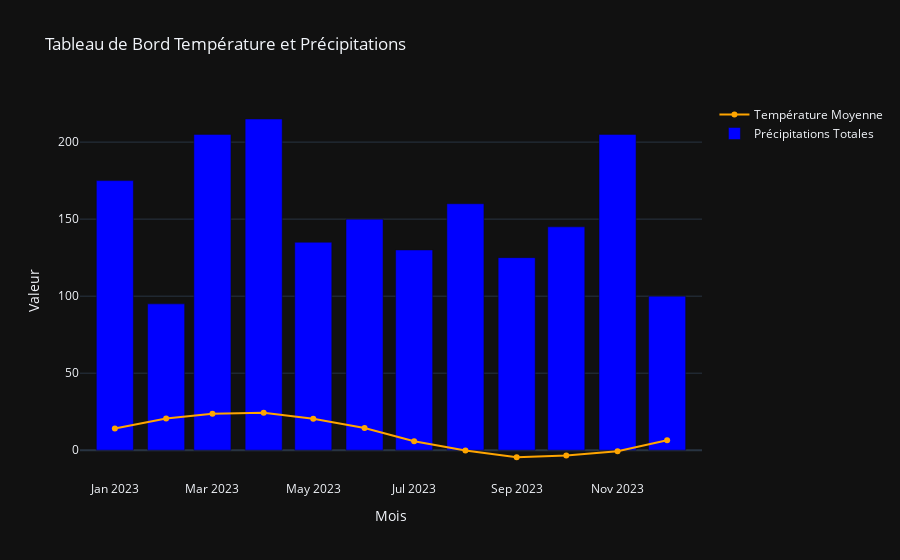

The notebook cell this image was saved under:
### Code cell
#Etape 4
import plotly.graph_objects as go

data['Date'] = pd.to_datetime(data['Date'])
data['Year_Month'] = data['Date'].dt.to_period('M')

monthly_data = data.groupby('Year_Month').agg({'Temperature': 'mean', 'Precipitation': 'sum'}).reset_index()

temperature_trace = go.Scatter(
    x=monthly_data['Year_Month'].astype(str),
    y=monthly_data['Temperature'],
    mode='lines+markers',
    name='Température Moyenne',
    line=dict(color='orange')
)
precipitation_trace = go.Bar(
    x=monthly_data['Year_Month'].astype(str),
    y=monthly_data['Precipitation'],
    name='Précipitations Totales',
    marker=dict(color='blue')
)


layout = go.Layout(
    title='Tableau de Bord Température et Précipitations',
    xaxis_title='Mois',
    yaxis_title='Valeur',
    template='plotly_dark',
    barmode='group'
)


fig = go.Figure(data=[temperature_trace, precipitation_trace], layout=layout)

fig.show()

# Répondre aux questions intermédiaires :

# Question 1 : Quels mois présentent à la fois des températures élevées et de fortes précipitations ?
threshold_temp = 30  # Température élevée (par exemple, plus de 30°C)
threshold_precip = 0.3  # Forte précipitation (par exemple, plus de 0.3 mm)

# Identifier les mois avec des températures élevées et des précipitations fortes
high_temp_and_high_precip = monthly_data[(monthly_data['Temperature'] >= threshold_temp) & 
                                          (monthly_data['Precipitation'] >= threshold_precip)]

print("\nMois avec des températures élevées et de fortes précipitations :")
print(high_temp_and_high_precip)

# Question 2 : Les mois les plus secs sont-ils aussi les plus froids ?
# Identifier les mois les plus secs (précipitations faibles)
dry_months = monthly_data[monthly_data['Precipitation'] == monthly_data['Precipitation'].min()]

print("\nMois les plus secs (précipitations faibles) :")
print(dry_months)

# Identifier les mois les plus froids (température faible)
cold_months = monthly_data[monthly_data['Temperature'] == monthly_data['Temperature'].min()]

print("\nMois les plus froids (température faible) :")
print(cold_months)

### Figure 1 — Plotly figure (JSON) as saved in the notebook; plotly's stock layout.template omitted (floating-point values rounded to 4 significant figures)
{"data": [{"line": {"color": "orange"}, "mode": "lines+markers", "name": "Température Moyenne", "type": "scatter", "x": ["2023-01", "2023-02", "2023-03", "2023-04", "2023-05", "2023-06", "2023-07", "2023-08", "2023-09", "2023-10", "2023-11", "2023-12"], "y": [14.05, 20.64, 23.7, 24.28, 20.38, 14.43, 5.853, -0.2161, -4.568, -3.498, -0.64, 6.515]}, {"marker": {"color": "blue"}, "name": "Précipitations Totales", "type": "bar", "x": ["2023-01", "2023-02", "2023-03", "2023-04", "2023-05", "2023-06", "2023-07", "2023-08", "2023-09", "2023-10", "2023-11", "2023-12"], "y": [175, 95, 205, 215, 135, 150, 130, 160, 125, 145, 205, 100]}], "layout": {"barmode": "group", "title": {"text": "Tableau de Bord Température et Précipitations"}, "xaxis": {"title": {"text": "Mois"}}, "yaxis": {"title": {"text": "Valeur"}}}}
